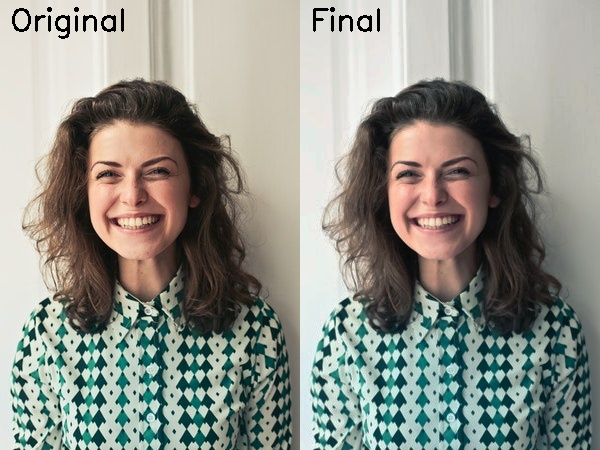
#> input picture Tarea_02/test_image.jpg, 600 x 450 px, given in place of lena.png, which was not available
$ python 07_im_spec.py   (older library calls are emulated)
#> lines starting #> are read from the running program, lines starting #| are printed output that depends on the picture; pictures that were not available may be replaced by others from this repository, and a replacement may not be noted
import numpy as np
from matplotlib import pyplot as plt
import scipy.misc
import cv2

lena   = cv2.imread('lena.png')
#> lena is the input picture: shape (450, 600, 3); mean B, G, R 136.8, 145.1, 143.1
lena_gray = gray = cv2.cvtColor(lena, cv2.COLOR_BGR2GRAY)
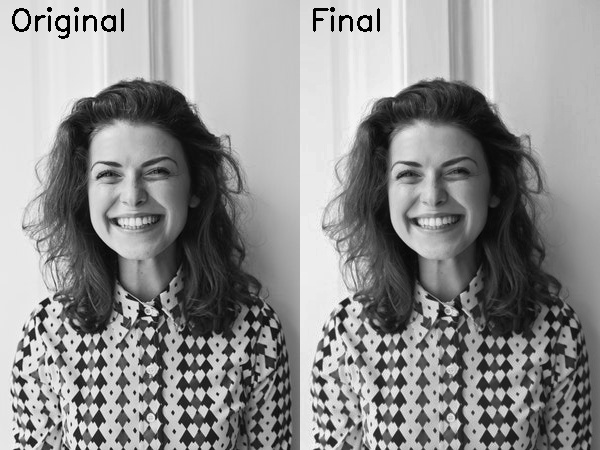
#> lena_gray: shape (450, 600); min 0, max 253, mean 143.6

ascent = cv2.imread('barbara_gray.bmp')
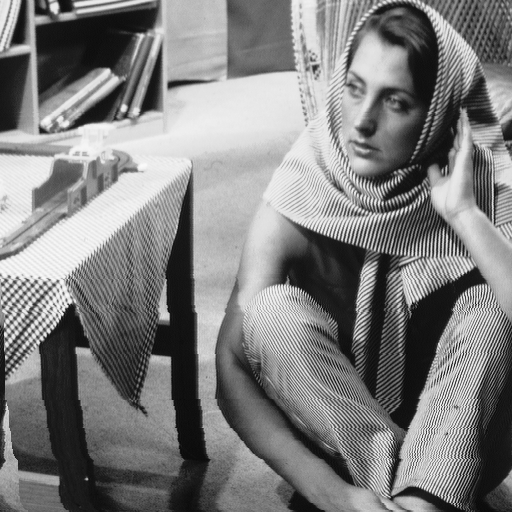
#> input picture Fotos/barbara_gray.bmp, 512 x 512 px, found by its file name
#> ascent is the input picture: shape (512, 512, 3); min 7, max 250, mean 126.6
ascent_gray = cv2.cvtColor(ascent, cv2.COLOR_BGR2GRAY)


def hist_match(source, template):
    """
    Adjust the pixel values of a grayscale image such that its histogram
    matches that of a target image

    Arguments:
    -----------
        source: np.ndarray
            Image to transform; the histogram is computed over the flattened
            array
        template: np.ndarray
            Template image; can have different dimensions to source
    Returns:
    -----------
        matched: np.ndarray
            The transformed output image
    """

    oldshape = source.shape
#> oldshape = (450, 600)
    source = source.ravel()
    template = template.ravel()

    # get the set of unique pixel values and their corresponding indices and
    # counts
    s_values, bin_idx, s_counts = np.unique(source, return_inverse=True,
                                            return_counts=True)
#> s_values = 252 values from 0 to 253; s_counts = 252 values, max 5824 at index 231, min 1 at index 251, mean 1071.4
    t_values, t_counts = np.unique(template, return_counts=True)
#> t_values = 184 values from 7 to 250; t_counts = 184 values, max 3749 at index 11, min 2 at index 0, mean 1424.7

    # take the cumsum of the counts and normalize by the number of pixels to
    # get the empirical cumulative distribution functions for the source and
    # template images (maps pixel value --> quantile)
    s_quantiles = np.cumsum(s_counts).astype(np.float64)
#> s_quantiles = 252 values from 652 to 270000
    s_quantiles /= s_quantiles[-1]
#> s_quantiles = 252 values from 0.00241 to 1
    t_quantiles = np.cumsum(t_counts).astype(np.float64)
#> t_quantiles = 184 values from 2 to 262144
    t_quantiles /= t_quantiles[-1]
#> t_quantiles = 184 values from 7.63e-06 to 1

    # interpolate linearly to find the pixel values in the template image
    # that correspond most closely to the quantiles in the source image
    interp_t_values = np.interp(s_quantiles, t_quantiles, t_values)
#> interp_t_values = 252 values from 12.65 to 250

    return interp_t_values[bin_idx].reshape(oldshape)
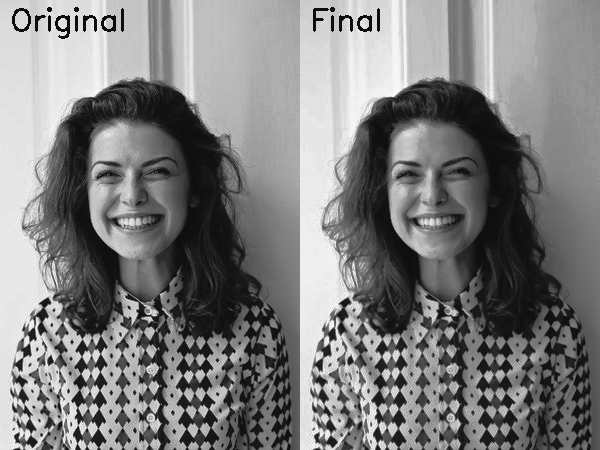
#> returned value: shape (450, 600) float64; min 12.65, max 250, mean 126.6


source = lena_gray
template = ascent_gray
matched = hist_match(source, template)

def ecdf(x):
    """convenience function for computing the empirical CDF"""
    vals, counts = np.unique(x, return_counts=True)
#> vals = 252 values from 0 to 253; counts has the same summary as s_counts in hist_match
    ecdf = np.cumsum(counts).astype(np.float64)
#> ecdf = 252 values from 652 to 270000
    ecdf /= ecdf[-1]
#> ecdf = 252 values from 0.00241 to 1
    return vals, ecdf

x1, y1 = ecdf(source.ravel())
#> x1 = 252 values from 0 to 253; y1 = 252 values from 0.00241 to 1
x2, y2 = ecdf(template.ravel())
#> x2 = 184 values from 7 to 250; y2 = 184 values from 7.63e-06 to 1
x3, y3 = ecdf(matched.ravel())
#> x3 = 252 values from 12.65 to 250; y3 = 252 values from 0.00241 to 1

fig = plt.figure()
gs = plt.GridSpec(2, 3)
ax1 = fig.add_subplot(gs[0, 0])
ax2 = fig.add_subplot(gs[0, 1], sharex=ax1, sharey=ax1)
ax3 = fig.add_subplot(gs[0, 2], sharex=ax1, sharey=ax1)
ax4 = fig.add_subplot(gs[1, :])
for aa in (ax1, ax2, ax3):
    aa.set_axis_off()

ax1.imshow(source, cmap=plt.cm.gray)
ax1.set_title('Source')
ax2.imshow(template, cmap=plt.cm.gray)
ax2.set_title('template')
ax3.imshow(matched, cmap=plt.cm.gray)
ax3.set_title('Matched')

ax4.plot(x1, y1 * 100, '-r', lw=3, label='Source')
ax4.plot(x2, y2 * 100, '-k', lw=3, label='Template')
ax4.plot(x3, y3 * 100, '--r', lw=3, label='Matched')
ax4.set_xlim(x1[0], x1[-1])
ax4.set_xlabel('Pixel value')
ax4.set_ylabel('Cumulative %')
ax4.legend(loc=5)

plt.show()
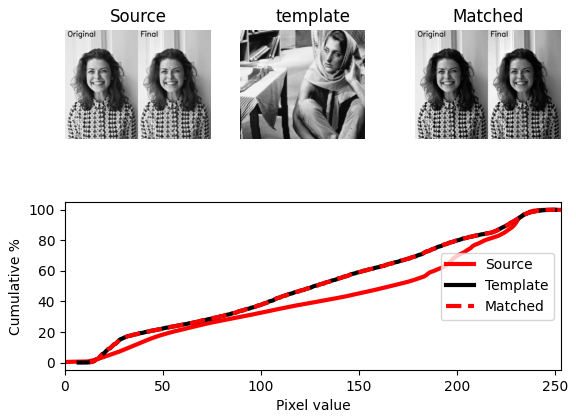
#> figure drawn by matplotlib, 4 panels; panel 4: curve peaks at x = 253, y = 100; panel 4: curve peaks at x = 250, y = 100; panel 4: curve peaks at x = 250, y = 100
